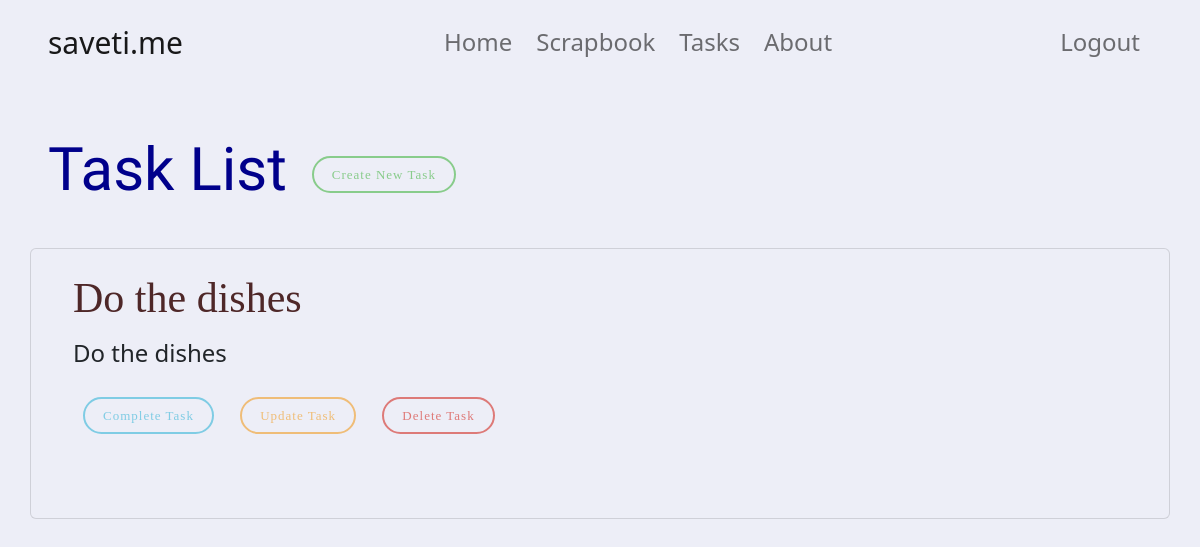
The app's page /list/ (signed in), older data.
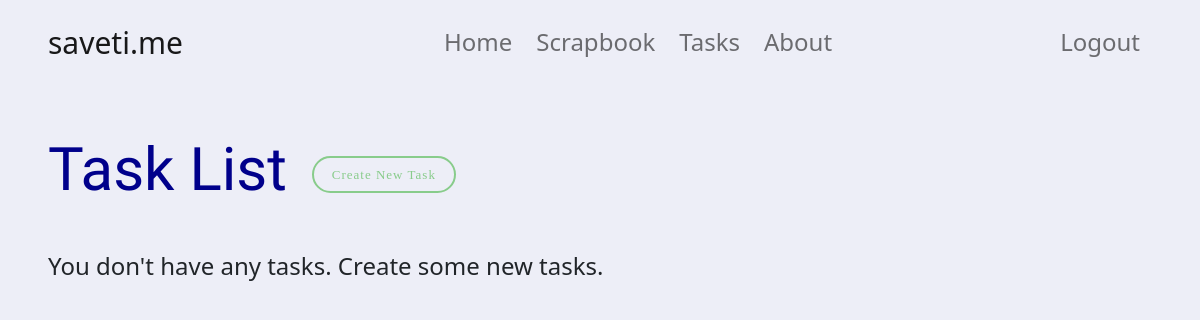
The same page, newer data.
### tasks/models.py (models this page shows, shortened)
class Task(models.Model):
    title = models.CharField(max_length=30)
    complete = models.BooleanField(default=False)
    created = models.DateTimeField(auto_now_add=True)
    description = models.TextField()
    author = models.ForeignKey(User,on_delete=models.CASCADE)
    completed_picture = models.ImageField(upload_to='media',blank=True)
    class Meta:
        ordering = ('created',)

### tasks/views.py (the view)
# urls.py: path('list/',views.taskListView,name='tasklist'),
@login_required
def taskListView(request):
    tasks = Task.objects.all().filter(author=request.user,complete=False)
    context = {"tasks":tasks}
    return render(request,"tasks/list.html",context)

### templates/tasks/list.html (shortened to what this page needs)
{% extends 'base.html' %}
{% load static %}
{% block head %}
    <link rel="stylesheet" href="{% static 'css/newtask.css' %}">
{% endblock head %}
{% block content %}
    <div class="container">
        <span style="display: block;height: 50px;"></span>
        <h1 style="    font-family: 'Indie Flower', cursive; color:darkblue">Task List <a class="btn btn-success" href="{% url 'newtask' %}" role="button">Create New Task</a> </h1>
        {% if tasks.count == 0 %}
            <span style="display: block;height: 30px;"></span>
            <p>
                You don't have any tasks.
                Create some new tasks.
            </p>
        {% endif %}
        <span style="display: block;height: 30px;"></span>
        {% for task in tasks %}
            <div class="row">
                <div class="card">
                    <div class="card-body">
                        <div class="col-xs-1-12 col-md-5">
                            <h3 style=" font-family:Cambria, Cochin, Georgia, Times, 'Times New Roman', serif; color:#4e2728">{{ task.title }}</h3>
                            <p>{{ task.description }}</p>
                            <p>
                                <a href="{% url 'completetask' task.id %}" role="button" class="btn btn-info">Complete Task</a>
                                <a class="btn btn-warning" role="button" href="{% url 'updatetask' task.id %}">Update Task</a>
                                <a href="{% url 'deletetask' task.id %}" role="button" class="btn btn-danger">Delete Task</a>
                            </p>
                            <br>
                        </div>
                    </div>
                </div>
            </div>
        {% endfor %}
    </div>
{% endblock content %}

Row changes from the older to the newer data that the page shows:
removed Task: title "Do the dishes", description "Do the dishes"
Text that changed along with them:
text now shown: "You don't have any tasks. Create some new tasks."
